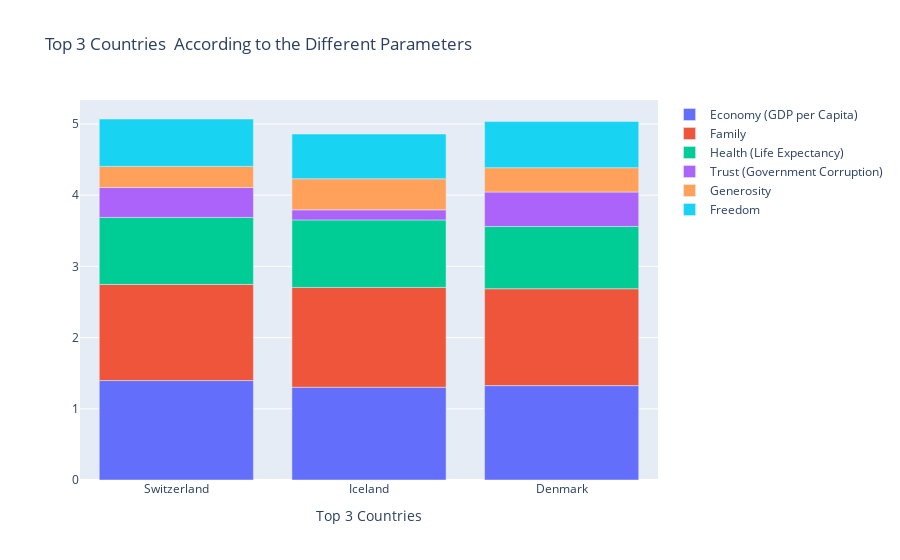

The code cell stored with this chart in its notebook:
### Code cell
df1 = df1.iloc[:3, :]

trace1 = {
  'x': df1.Country,
  'y': df1['Economy (GDP per Capita)'],
  'name': 'Economy (GDP per Capita)',
  'type': 'bar'
};
trace2 = {
  'x': df1.Country,
  'y': df1.Family,
  'name': 'Family',
  'type': 'bar'
};
trace3 = {
  'x': df1.Country,
  'y': df1['Health (Life Expectancy)'],
  'name': 'Health (Life Expectancy)',
  'type': 'bar'
};
trace4 = {
  'x': df1.Country,
  'y': df1['Trust (Government Corruption)'],
  'name': 'Trust (Government Corruption)',
  'type': 'bar'
};
trace5 = {
  'x': df1.Country,
  'y': df1.Generosity,
  'name': 'Generosity',
  'type': 'bar'
};
trace6 = {
  'x': df1.Country,
  'y': df1.Freedom,
  'name': 'Freedom',
  'type': 'bar'
};
data = [trace1, trace2, trace3, trace4, trace5, trace6];
layout = {
  'xaxis': {'title': 'Top 3 Countries'},
  'barmode': 'relative',
  'title': 'Top 3 Countries  According to the Different Parameters'
};
fig = go.Figure(data = data, layout = layout)
iplot(fig)
df

### Figure 1 — Plotly figure (JSON) as saved in the notebook; plotly's stock layout.template omitted (floating-point values rounded to 4 significant figures)
{"data": [{"name": "Economy (GDP per Capita)", "type": "bar", "x": ["Switzerland", "Iceland", "Denmark"], "y": [1.397, 1.302, 1.325]}, {"name": "Family", "type": "bar", "x": ["Switzerland", "Iceland", "Denmark"], "y": [1.35, 1.402, 1.361]}, {"name": "Health (Life Expectancy)", "type": "bar", "x": ["Switzerland", "Iceland", "Denmark"], "y": [0.9414, 0.9478, 0.8746]}, {"name": "Trust (Government Corruption)", "type": "bar", "x": ["Switzerland", "Iceland", "Denmark"], "y": [0.4198, 0.1414, 0.4836]}, {"name": "Generosity", "type": "bar", "x": ["Switzerland", "Iceland", "Denmark"], "y": [0.2968, 0.4363, 0.3414]}, {"name": "Freedom", "type": "bar", "x": ["Switzerland", "Iceland", "Denmark"], "y": [0.6656, 0.6288, 0.6494]}], "layout": {"barmode": "relative", "title": {"text": "Top 3 Countries  According to the Different Parameters"}, "xaxis": {"title": {"text": "Top 3 Countries"}}}}
